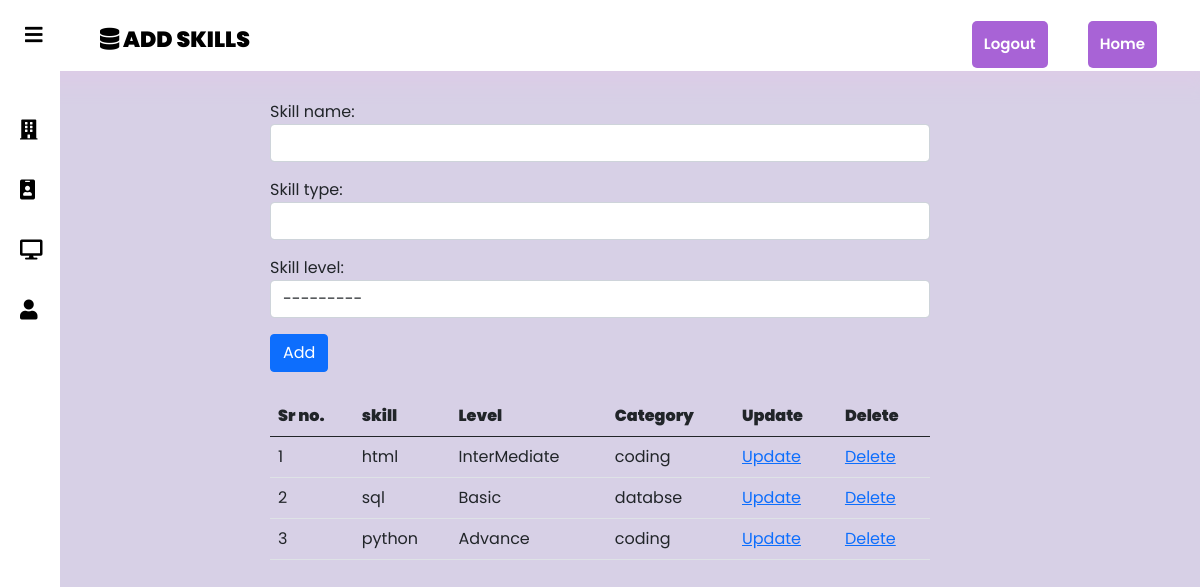
The app's page /student/skill/ (signed in) with its own data.
### student/models.py (models this page shows, shortened)
class SkillList(models.Model):
    user=models.ForeignKey(get_user_model(),on_delete=models.CASCADE)
    skill_name=models.CharField(max_length=125)
    skill_type=models.CharField(max_length=50)
    skill_level=models.CharField(max_length=25,choices=skill_level_list)

### student/views.py (the view)
# urls.py: path('skill/',AddSkillView.as_view(),name="add-skills"),
class AddSkillView(CreateView):
    model=SkillList
    form_class=SkillForm
    template_name='student/add_skill.html'
    def get_context_data(self,*args,**kwargs):
        Skill_list=SkillList.objects.filter(user=self.request.user)
        context=super(AddSkillView,self).get_context_data(*args,**kwargs)
        context['skill_list']=Skill_list
        return context

### student/forms.py
class SkillForm(forms.ModelForm):
    class Meta:
        model=SkillList
        fields=('user','skill_name','skill_type','skill_level')
        widgets={
            'user': forms.TextInput(attrs={'value':' ','id':'user-box-skill','type':'hidden','class':'form-control'}),
            'skill_name': forms.TextInput(attrs={'class':'form-control'}),
            'skill_type': forms.TextInput(attrs={'class':'form-control'}),
            'skill_level': forms.Select(attrs={'class':'form-control'}),
        }

### student/templates/student/add_skill.html (shortened to what this page needs)
{% extends 'student/basic.html' %}
{%block name%}
Add Skills
{%endblock%}
{%block display%}
    {%if request.user.is_authenticated and request.user.user_type == "student"  %}
    <div class="sidebar"style="z-index:1">
        <a href="{% url 'job-list-view' %}"><i class="fa fa-building" aria-hidden="true"></i><span>Jobs</span></a>
        <a href="{% url 'edit-resume' request.user.studentresume.id%}"><i class="fa fa-id-badge" aria-hidden="true"></i><span>Resume</span></a>
        <a id="active-link" href="#"><i class="fas fa-desktop"></i><span>Forum</span></a>
        <a href="{% url 'student-profile' request.user.id %}"><i class="fa fa-user" aria-hidden="true"></i><span>Profile</span></a>
        </div>
        <div style="padding: 100px 270px;">
            <div class="form-group">
                <form method="POST">
                    {{form.as_p}}
                    <button class="btn btn-primary">Add</button>
                </form>
            </div>
            {% if skill_list%}
            <br>
            <table class="table ">
                <thead>
                    <tr>
                        <th scope="col"><b>Sr no.</b></th>
                        <th scope="col"><b>skill</b></th>
                        <th scope="col"><b>Level</b></th>
                        <th scope="col"><b>Category</b></th>
                        <th scope="col"><b>Update</b></th>
                        <th scope="col"><b>Delete</b></th>
                    </tr>
                </thead>
                <tbody>
                {% for skill in skill_list %}
                    <tr>
                        <td>{{forloop.counter}}</td>
                        <td>{{skill.skill_name}}</td>
                        <td>{{skill.skill_level}}</td>
                        <td>{{skill.skill_type}}</td>
                        <td><a href="{% url 'edit-skills' skill.id %}">Update</a></td>
                        <td><a href="{% url 'delete-skills' skill.id %}">Delete</a></td>
                    </tr>
                {%endfor%}
                </tbody>
            </table>
            {%endif%}
        </div>
    {%else%}
    <div style="padding: 100px; font-size:larger;" >
        <h2>This Page Isnt Available</h2>
        <p>The requested URL was not found on the server. If you entered the URL manually please check your spelling and try again.</p>
    </div>
    {%endif%}
{%endblock%}

### static/student/css/student.css (style rules this page uses)
body { margin: 0; padding: 0; font-family: 'Poppins', sans-serif; background: #d7d0e6; }
.sidebar { background: #fff; margin-top: 70px; padding-top: 30px; position: fixed; left: 0; width: 250px; height: 100%; transition: 0.5s; transition-property: left; }
.sidebar a { color: #000; display: block; width: 100%; line-height: 60px; text-decoration: none; padding-left: 40px; box-sizing: border-box; transition: 0.5s; transition-property: background; }
.sidebar i { padding-right: 10px; }
#check:checked ~ .sidebar { left: -190px; }
#check:checked ~ .sidebar a { font-size: 20px; margin-left: 170px; width: 80px; }

### records on screen
SkillList: skill_name "html", skill_level "InterMediate", skill_type "coding"
SkillList: skill_name "sql", skill_level "Basic", skill_type "databse"
SkillList: skill_name "python", skill_level "Advance", skill_type "coding"
